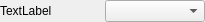
<?xml version="1.0" encoding="UTF-8"?>
<ui version="4.0">
 <class>MediaClockDomainTreeDelegate</class>
 <widget class="QWidget" name="MediaClockDomainTreeDelegate">
  <property name="geometry">
   <rect>
    <x>0</x>
    <y>0</y>
    <width>205</width>
    <height>22</height>
   </rect>
  </property>
  <property name="sizePolicy">
   <sizepolicy hsizetype="Expanding" vsizetype="Expanding">
    <horstretch>0</horstretch>
    <verstretch>0</verstretch>
   </sizepolicy>
  </property>
  <property name="windowTitle">
   <string>Form</string>
  </property>
  <property name="autoFillBackground">
   <bool>false</bool>
  </property>
  <layout class="QHBoxLayout" name="horizontalLayout_2">
   <property name="spacing">
    <number>2</number>
   </property>
   <property name="leftMargin">
    <number>0</number>
   </property>
   <property name="topMargin">
    <number>0</number>
   </property>
   <property name="rightMargin">
    <number>0</number>
   </property>
   <property name="bottomMargin">
    <number>0</number>
   </property>
   <item>
    <widget class="QLabel" name="label">
     <property name="sizePolicy">
      <sizepolicy hsizetype="MinimumExpanding" vsizetype="MinimumExpanding">
       <horstretch>0</horstretch>
       <verstretch>0</verstretch>
      </sizepolicy>
     </property>
     <property name="text">
      <string>TextLabel</string>
     </property>
     <property name="wordWrap">
      <bool>false</bool>
     </property>
    </widget>
   </item>
   <item>
    <widget class="QComboBox" name="comboBox">
     <property name="sizePolicy">
      <sizepolicy hsizetype="Fixed" vsizetype="Fixed">
       <horstretch>0</horstretch>
       <verstretch>0</verstretch>
      </sizepolicy>
     </property>
     <property name="minimumSize">
      <size>
       <width>100</width>
       <height>0</height>
      </size>
     </property>
     <property name="accessibleName">
      <string>Domain Sampling Rate</string>
     </property>
    </widget>
   </item>
  </layout>
 </widget>
 <resources/>
 <connections/>
</ui>
